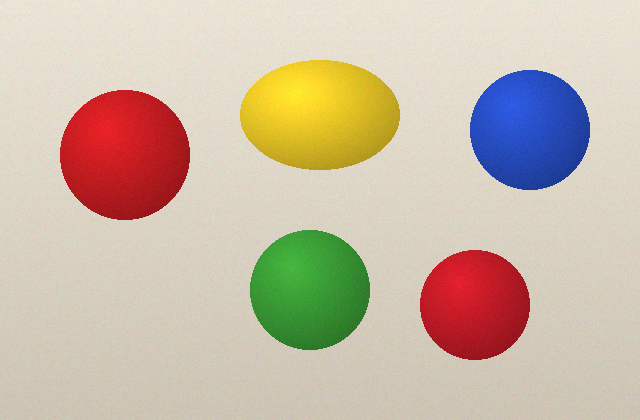
//> input picture bab11/gambar/buah.png, 640 x 420 px
$ ./hitung_objek   (built with g++ and OpenCV 4)
//> lines starting //> are read from the running program, lines starting //| are printed output that depends on the picture; after the words box and inside, x2 and y2 are one past the last pixel; in counts of white or black regions, pixels touching at a corner belong together
// hitung_objek.cpp - memisahkan benda dengan pencarian melebar
#include <cstdlib>
#include <iostream>
#include <queue>
#include <string>
#include <vector>
#include <opencv2/opencv.hpp>

int main() {
    cv::Mat gambar = cv::imread("gambar/buah.png");
//> gambar is the input picture: 420 rows x 640 cols, CV_8UC3; mean B, G, R 167.7, 186.1, 202.2
    if (gambar.empty()) {
        std::cout << "Gambar tidak ditemukan!\n";
        return 1;
    }

    // 1. Masker: 255 untuk piksel merah, 0 untuk lainnya
    cv::Mat masker(gambar.rows, gambar.cols, CV_8UC1, cv::Scalar(0));
    for (int y = 0; y < gambar.rows; y++) {
        for (int x = 0; x < gambar.cols; x++) {
            cv::Vec3b p = gambar.at<cv::Vec3b>(y, x);
            if (std::abs(p[2] - 205) <= 60
                && std::abs(p[1] - 30) <= 60
                && std::abs(p[0] - 35) <= 60) {
                masker.at<uchar>(y, x) = 255;
            }
        }
    }
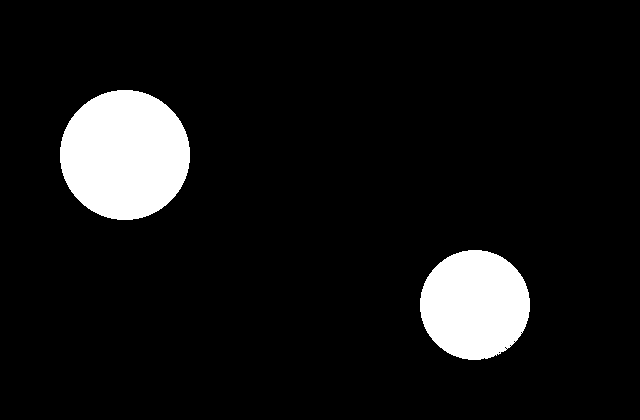
//> masker: 420 rows x 640 cols, CV_8UC1; 8.5% white; 2 white regions, box (x1, y1, x2, y2) and area: (60, 90, 190, 220) 13256, (420, 250, 530, 360) 9480

    // 2. Telusuri setiap kelompok piksel yang bersambung
    std::vector<cv::Rect> daftarKotak;
    int dx[4] = {1, -1, 0, 0};
    int dy[4] = {0, 0, 1, -1};
    for (int y = 0; y < masker.rows; y++) {
        for (int x = 0; x < masker.cols; x++) {
            if (masker.at<uchar>(y, x) != 255) {
                continue;
            }
            std::queue<cv::Point> antrian;
            antrian.push(cv::Point(x, y));
            masker.at<uchar>(y, x) = 0;   // tandai sudah dikunjungi
            cv::Rect kotak(x, y, 1, 1);
            while (!antrian.empty()) {
                cv::Point p = antrian.front();
                antrian.pop();
                kotak = kotak | cv::Rect(p.x, p.y, 1, 1);
                for (int k = 0; k < 4; k++) {
                    int nx = p.x + dx[k], ny = p.y + dy[k];
                    if (nx >= 0 && ny >= 0 && nx < masker.cols
                        && ny < masker.rows
                        && masker.at<uchar>(ny, nx) == 255) {
                        masker.at<uchar>(ny, nx) = 0;
                        antrian.push(cv::Point(nx, ny));
                    }
                }
            }
            daftarKotak.push_back(kotak);
        }
    }
//> masker: 420 rows x 640 cols, CV_8UC1; 8.46% of pixels changed, all inside (x1, y1, x2, y2) = (60, 90, 530, 360)
//> after the loop, daftarKotak = 2 Rects (x, y, width, height): [60, 90, 130, 130], [420, 250, 110, 110]

    // 3. Tampilkan hasil
    std::cout << "Jumlah benda merah: " << daftarKotak.size() << "\n";
//| Jumlah benda merah: 2
    for (std::size_t i = 0; i < daftarKotak.size(); i++) {
        std::cout << "Benda " << i + 1 << ": " << daftarKotak[i]
                  << "\n";
        cv::rectangle(gambar, daftarKotak[i], cv::Scalar(0, 0, 0), 2);
        cv::putText(gambar, "merah " + std::to_string(i + 1),
                    cv::Point(daftarKotak[i].x, daftarKotak[i].y - 8),
                    cv::FONT_HERSHEY_SIMPLEX, 0.6,
                    cv::Scalar(0, 0, 0), 2);
    }
//> this loop made 2 passes
//| Benda 1: [130 x 130 from (60, 90)]
//| Benda 2: [110 x 110 from (420, 250)]
//> pass 1, `cv::putText(gambar, "merah " + std::to_string(i + 1), cv::Point(daftar..`:
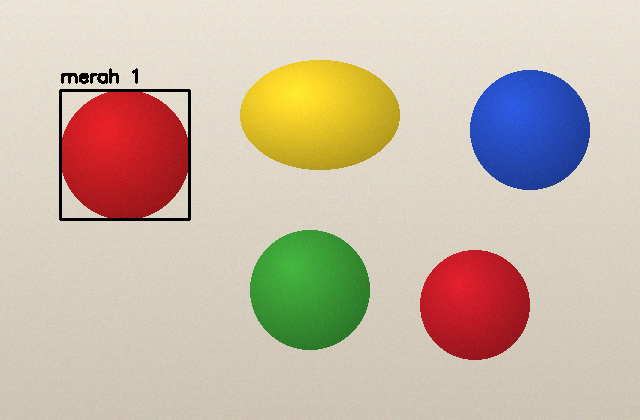
//> gambar: 420 rows x 640 cols, CV_8UC3; 0.75% of pixels changed, all inside (x1, y1, x2, y2) = (59, 68, 191, 221)
//> pass 2, `cv::putText(gambar, "merah " + std::to_string(i + 1), cv::Point(daftar..`:
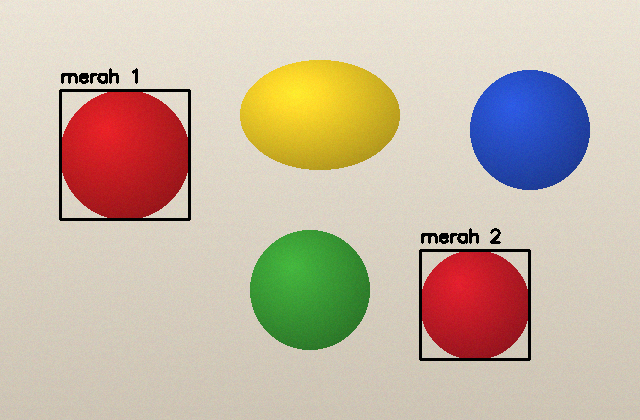
//> gambar: 420 rows x 640 cols, CV_8UC3; 0.68% of pixels changed, all inside (x1, y1, x2, y2) = (419, 228, 531, 361)
    cv::imshow("Benda merah", gambar);
    cv::waitKey(0);
    return 0;
}

$ run again, with bab11/gambar/taman.jpg saved as bab11/gambar/buah.png
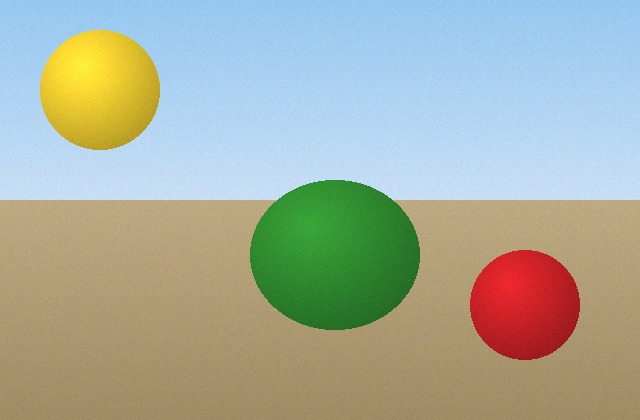
//> input picture bab11/gambar/taman.jpg, 640 x 420 px
//> gambar is the input picture: 420 rows x 640 cols, CV_8UC3; mean B, G, R 157.7, 174.1, 167.5
//> after the loop `for (int y = 0; y < gambar.rows; y++)`:
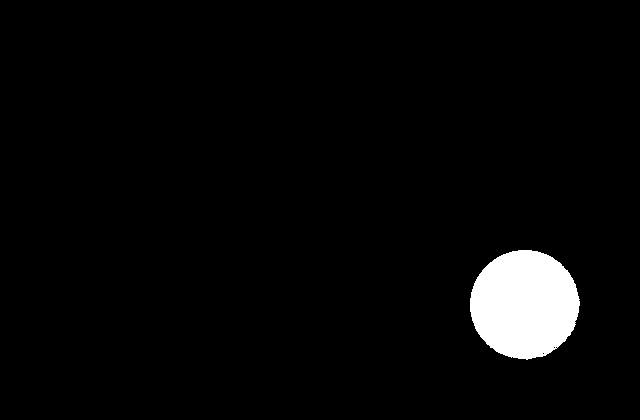
//> masker: 420 rows x 640 cols, CV_8UC1; 3.5% white; 1 white region, box (x1, y1, x2, y2) and area: (470, 250, 580, 360) 9344
//> after the loop `for (int y = 0; y < masker.rows; y++)`: daftarKotak = 1 Rect (x, y, width, height): [470, 250, 110, 110]
//| Jumlah benda merah: 1
//> the loop `for (std::size_t i = 0; i < daftarKotak.size(); i++)` made 1 pass
//| Benda 1: [110 x 110 from (470, 250)]
//> pass 1, `cv::putText(gambar, "merah " + std::to_string(i + 1), cv::Point(daftar..`:
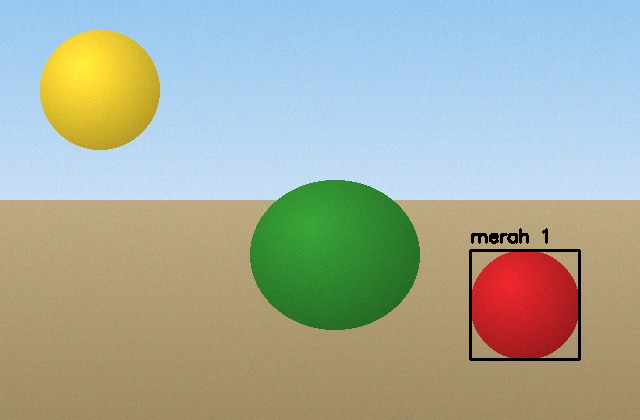
//> gambar: 420 rows x 640 cols, CV_8UC3; 0.66% of pixels changed, all inside (x1, y1, x2, y2) = (469, 228, 581, 361)
